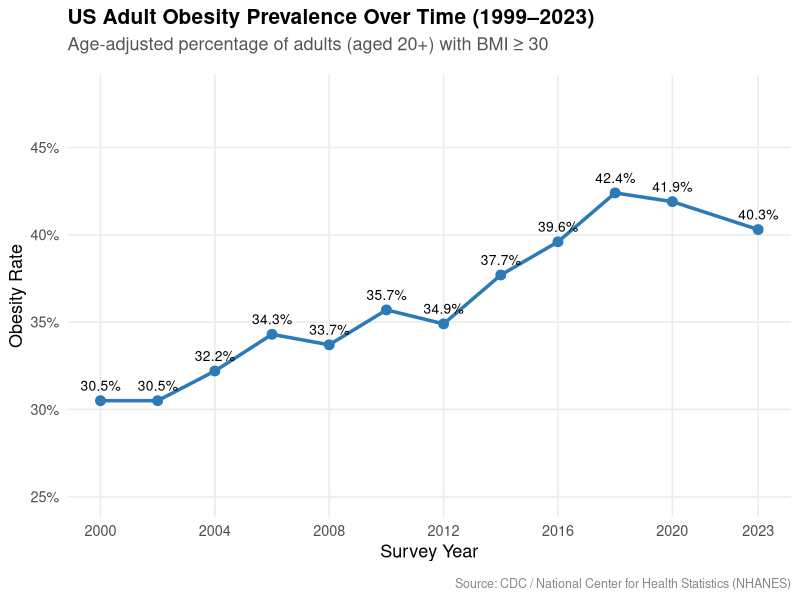
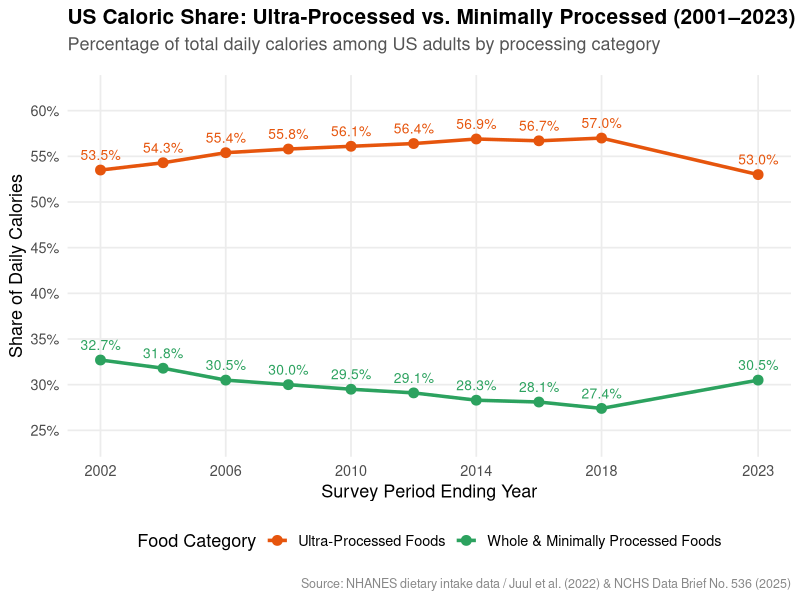

Write the R code that produced these figures, in order.
## ---- chunk 1
#| label: setup
#| include: false

library(tidyverse)
## ---- chunk 2
#| label: obesity-time-plot
#| fig-width: 9
#| fig-height: 5
#| fig-align: center

obesity_trends <- tibble(
  year = c(2000, 2002, 2004, 2006, 2008, 2010, 2012, 2014, 2016, 2018, 2020, 2023),
  rate = c(0.305, 0.305, 0.322, 0.343, 0.337, 0.357, 0.349, 0.377, 0.396, 0.424, 0.419, 0.403)
)

obesity_trends |>
  ggplot(aes(x = year, y = rate)) +
  geom_line(color = "#2c7bb6", linewidth = 1.2) +
  geom_point(color = "#2c7bb6", size = 3) +
  geom_text(aes(label = scales::percent(rate, accuracy = 0.1)), vjust = -1, size = 3.5) +
  scale_y_continuous(
    labels = scales::percent_format(accuracy = 1),
    limits = c(0.25, 0.48),
    breaks = seq(0.25, 0.45, by = 0.05)
  ) +
  scale_x_continuous(breaks = c(2000, 2004, 2008, 2012, 2016, 2020, 2023)) +
  labs(
    title = "US Adult Obesity Prevalence Over Time (1999–2023)",
    subtitle = "Age-adjusted percentage of adults (aged 20+) with BMI ≥ 30",
    x = "Survey Year",
    y = "Obesity Rate",
    caption = "Source: CDC / National Center for Health Statistics (NHANES)"
  ) +
  theme_minimal(base_size = 13) +
  theme(
    plot.title = element_text(face = "bold", size = 15, margin = margin(b = 6)),
    plot.subtitle = element_text(color = "#555555", margin = margin(b = 15)),
    plot.caption = element_text(color = "#888888", size = 9, margin = margin(t = 12)),
    panel.grid.minor = element_blank(),
    panel.grid.major = element_line(color = "#ececec")
  )
## ---- chunk 3
#| label: food-processing-plot
#| fig-width: 9
#| fig-height: 5.5
#| fig-align: center

food_trends <- bind_rows(
  tibble(
    year = c(2002, 2004, 2006, 2008, 2010, 2012, 2014, 2016, 2018, 2023),
    pct_calories = c(0.535, 0.543, 0.554, 0.558, 0.561, 0.564, 0.569, 0.567, 0.570, 0.530),
    category = "Ultra-Processed Foods"
  ),
  tibble(
    year = c(2002, 2004, 2006, 2008, 2010, 2012, 2014, 2016, 2018, 2023),
    pct_calories = c(0.327, 0.318, 0.305, 0.300, 0.295, 0.291, 0.283, 0.281, 0.274, 0.305),
    category = "Whole & Minimally Processed Foods"
  )
)

food_trends |>
  ggplot(aes(x = year, y = pct_calories, color = category)) +
  geom_line(linewidth = 1.2) +
  geom_point(size = 3) +
  geom_text(
    aes(label = scales::percent(pct_calories, accuracy = 0.1)),
    vjust = -1,
    size = 3.5,
    show.legend = FALSE
  ) +
  scale_color_manual(
    values = c(
      "Ultra-Processed Foods" = "#e6550d",
      "Whole & Minimally Processed Foods" = "#2ca25f"
    )
  ) +
  scale_y_continuous(
    labels = scales::percent_format(accuracy = 1),
    limits = c(0.24, 0.62),
    breaks = seq(0.25, 0.60, by = 0.05)
  ) +
  scale_x_continuous(breaks = c(2002, 2006, 2010, 2014, 2018, 2023)) +
  labs(
    title = "US Caloric Share: Ultra-Processed vs. Minimally Processed (2001–2023)",
    subtitle = "Percentage of total daily calories among US adults by processing category",
    x = "Survey Period Ending Year",
    y = "Share of Daily Calories",
    color = "Food Category",
    caption = "Source: NHANES dietary intake data / Juul et al. (2022) & NCHS Data Brief No. 536 (2025)"
  ) +
  theme_minimal(base_size = 13) +
  theme(
    plot.title = element_text(face = "bold", size = 15, margin = margin(b = 6)),
    plot.subtitle = element_text(color = "#555555", margin = margin(b = 15)),
    plot.caption = element_text(color = "#888888", size = 9, margin = margin(t = 12)),
    legend.position = "bottom",
    panel.grid.minor = element_blank(),
    panel.grid.major = element_line(color = "#ececec")
  )
